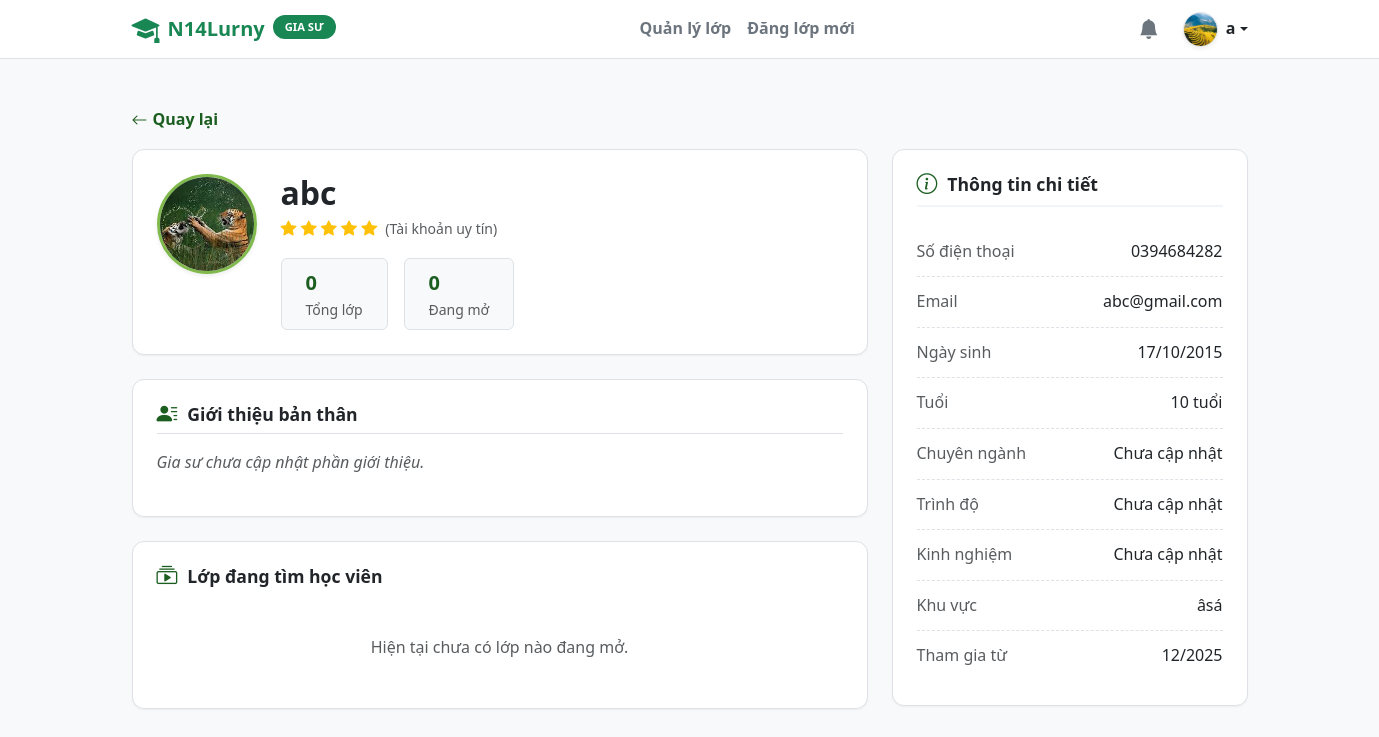
Page /N14Lurny/tutor/view_detail.php?id=7 (signed in) on the committed database.
### tables this page shows
CREATE TABLE `users` (
  `id` int(11) NOT NULL,
  `full_name` varchar(100) NOT NULL,
  `email` varchar(100) NOT NULL,
  `password` varchar(255) NOT NULL,
  `role` enum('admin','tutor','student') NOT NULL DEFAULT 'student',
  `avatar` varchar(255) DEFAULT NULL,
  `dob` date DEFAULT NULL,
  `gender` enum('Nam','Nữ','Khác') DEFAULT 'Nam',
  `phone` varchar(20) DEFAULT NULL,
  `bio` text DEFAULT NULL COMMENT 'Giới thiệu bản thân',
  `major` varchar(100) DEFAULT NULL COMMENT 'Chuyên ngành',
  `degree` varchar(100) DEFAULT NULL COMMENT 'Bằng cấp/Trình độ',
  `experience` varchar(100) DEFAULT NULL COMMENT 'Kinh nghiệm',
  `address` varchar(255) DEFAULT NULL COMMENT 'Địa chỉ/Khu vực',
  `school` varchar(255) DEFAULT NULL,
  `grade` varchar(50) DEFAULT NULL,
  `created_at` timestamp NOT NULL DEFAULT current_timestamp(),
  `warnings_count` int(11) DEFAULT 0 COMMENT 'Số lần bị cảnh cáo',
  `is_banned` tinyint(1) DEFAULT 0 COMMENT '1: Bị cấm dạy, 0: Bình thường'
);

### N14Lurny/includes/header_tutor.php (the view, shortened to what this page needs)
<?php
$base_url = '/N14Lurny';
$current_page = basename($_SERVER['PHP_SELF']);
$user_avatar = '';
$fullname = $_SESSION['fullname'] ?? 'Gia sư';
$firstLetter = mb_substr($fullname, 0, 1, 'UTF-8');
if (isset($_SESSION['user_id'])) {
    require_once dirname(__FILE__) . '/../config/db.php';
    $uid = $_SESSION['user_id'];
    $u_res = $conn->query("SELECT avatar, email FROM users WHERE id=$uid");
    if($u_res && $u_row = $u_res->fetch_assoc()) {
        $user_avatar = $u_row['avatar'];
    }
}
?>
<nav class="navbar navbar-expand-lg bg-white border-bottom py-2 fixed-top-nav" style="position: relative; z-index: 1050;">
  <div class="container">
    <a class="navbar-brand fw-bold text-success d-flex align-items-center" href="<?= $base_url ?>/tutor/class_management.php">
        <i class="bi bi-mortarboard-fill me-2 fs-3"></i> N14Lurny <span class="badge bg-success ms-2" style="font-size: 0.7rem;">GIA SƯ</span>
    </a>
    <div class="collapse navbar-collapse" id="navbarContent">
        <ul class="navbar-nav mx-auto mb-2 mb-lg-0">
            <li class="nav-item">
                <a class="nav-link <?= ($current_page == 'class_management.php') ? 'active' : '' ?>" href="<?= $base_url ?>/tutor/class_management.php">Quản lý lớp</a>
            </li>
            <li class="nav-item">
                <a class="nav-link <?= ($current_page == 'new_class.php') ? 'active' : '' ?>" href="<?= $base_url ?>/tutor/new_class.php">Đăng lớp mới</a>
            </li>
        </ul>
      <div class="d-flex align-items-center">
        <?php if (isset($_SESSION['user_id'])): ?>
            <div class="dropdown me-4">
                <a href="#" class="text-secondary position-relative text-decoration-none" id="notifDropdown" data-bs-toggle="dropdown" aria-expanded="false">
                    <i class="bi bi-bell-fill fs-5"></i>
                </a>
            </div>
            <div class="dropdown">
                <a href="#" class="d-flex align-items-center text-decoration-none dropdown-toggle text-dark" id="tutorDropdown" data-bs-toggle="dropdown" aria-expanded="false">
                    <?php if (!empty($user_avatar) && file_exists(dirname(__FILE__) . '/../assets/uploads/avatars/' . $user_avatar)): ?>
                        <img src="<?= $base_url ?>/assets/uploads/avatars/<?= $user_avatar ?>" class="rounded-circle me-2 object-fit-cover shadow-sm border" style="width: 35px; height: 35px;">
                    <?php else: ?>
                        <div class="rounded-circle bg-success text-white d-flex align-items-center justify-content-center me-2 fw-bold" style="width: 35px; height: 35px;">
                            <?= $firstLetter ?>
                        </div>
                    <?php endif; ?>
                    <span class="fw-bold d-none d-sm-block"><?= htmlspecialchars($fullname); ?></span>
                </a>
            </div>
        <?php else: ?>
            <a href="<?= $base_url ?>/auth/login_register.php" class="btn btn-outline-success me-2 fw-semibold">Đăng nhập</a>
            <a href="<?= $base_url ?>/auth/login_register.php" class="btn btn-success fw-semibold">Đăng ký</a>
        <?php endif; ?>
      </div>
    </div>
  </div>
</nav>

### N14Lurny/tutor/view_detail.php (shortened to what this page needs)
<?php
include '../includes/header_tutor.php';
require_once '../config/db.php';
$tutor_id = 0;
if (isset($_GET['id']) && is_numeric($_GET['id'])) {
    $tutor_id = intval($_GET['id']);
} elseif (isset($_SESSION['user_id'])) {
    $tutor_id = $_SESSION['user_id'];
} else {
    echo "<script>alert('Không tìm thấy thông tin!'); window.history.back();</script>"; exit();
}
$sql_user = "SELECT * FROM users WHERE id = ?";
$stmt = $conn->prepare($sql_user);
$stmt->bind_param("i", $tutor_id);
$stmt->execute();
$user_res = $stmt->get_result();
$tutor = $user_res->fetch_assoc();
$avatar_path = "../assets/uploads/avatars/" . ($tutor['avatar'] ?? '');
$has_avatar = !empty($tutor['avatar']) && file_exists($avatar_path);
$initials = mb_strtoupper(mb_substr($tutor['full_name'], 0, 1, "UTF-8"));
if (!empty($tutor['dob']) && $tutor['dob'] != '0000-00-00') {
    $dob_date = new DateTime($tutor['dob']);
    $now = new DateTime();
    $age = $now->diff($dob_date)->y;
    $age_display = $age . ' tuổi';
    $dob_display = date('d/m/Y', strtotime($tutor['dob']));
} else {
    $age_display = 'Chưa cập nhật'; $dob_display = 'Chưa cập nhật';
}
$count_all = $conn->query("SELECT COUNT(*) as total FROM classes WHERE tutor_id = $tutor_id")->fetch_assoc()['total'];
$count_active = $conn->query("SELECT COUNT(*) as total FROM classes WHERE tutor_id = $tutor_id AND status = 'active'")->fetch_assoc()['total'];
$sql_classes = "SELECT * FROM classes WHERE tutor_id = ? AND status = 'active' ORDER BY created_at DESC LIMIT 4";
$stmt_classes = $conn->prepare($sql_classes);
$stmt_classes->bind_param("i", $tutor_id);
$stmt_classes->execute();
$res_classes = $stmt_classes->get_result();
?>
<!DOCTYPE html>
<html lang="vi">
<head>
  <link href="https://cdn.jsdelivr.net/npm/bootstrap@5.3.2/dist/css/bootstrap.min.css" rel="stylesheet">
  <link href="https://cdn.jsdelivr.net/npm/bootstrap-icons@1.11.1/font/bootstrap-icons.css" rel="stylesheet">
  <link rel="stylesheet" href="../assets/css/tutor.css">
</head>
<body class="bg-light">
<div class="container py-5">
  <a href="javascript:history.back()" class="back-link mb-3">
      <i class="bi bi-arrow-left"></i> Quay lại
  </a>
  <div class="row g-4">
    <div class="col-lg-8">
      <div class="card card-detail mb-4">
        <div class="d-flex flex-column flex-md-row gap-4 align-items-center align-items-md-start text-center text-md-start">
            <?php if($has_avatar): ?>
                <img src="<?= $avatar_path ?>" class="rounded-circle object-fit-cover shadow-sm" style="width: 100px; height: 100px; border: 3px solid #80BA4C;">
            <?php else: ?>
                <div class="avatar-circle" style="width: 100px; height: 100px; font-size: 40px; margin: 0;"><?= $initials ?></div>
            <?php endif; ?>
            <div class="flex-grow-1">
                <h2 class="fw-bold mb-1 text-dark"><?= htmlspecialchars($tutor['full_name']) ?></h2>
                <div class="text-warning mb-3"><i class="bi bi-star-fill"></i> <i class="bi bi-star-fill"></i> <i class="bi bi-star-fill"></i> <i class="bi bi-star-fill"></i> <i class="bi bi-star-fill"></i> <span class="text-muted small ms-1">(Tài khoản uy tín)</span></div>
                <div class="d-flex gap-3 justify-content-center justify-content-md-start">
                    <div class="bg-light px-4 py-2 rounded border"><strong class="d-block text-brand fs-5"><?= $count_all ?></strong> <small class="text-muted">Tổng lớp</small></div>
                    <div class="bg-light px-4 py-2 rounded border"><strong class="d-block text-brand fs-5"><?= $count_active ?></strong> <small class="text-muted">Đang mở</small></div>
                </div>
            </div>
        </div>
      </div>
      <div class="card card-detail mb-4">
         <div class="d-flex justify-content-between align-items-center mb-3 border-bottom pb-2">
             <h5 class="section-title mb-0 border-0 p-0"><i class="bi bi-person-lines-fill"></i> Giới thiệu bản thân</h5>
         </div>
         <div class="text-dark" style="line-height: 1.6;">
             <?php if (!empty($tutor['bio'])): ?>
                 <?= nl2br(htmlspecialchars($tutor['bio'])) ?>
             <?php else: ?>
                 <p class="text-muted fst-italic">Gia sư chưa cập nhật phần giới thiệu.</p>
             <?php endif; ?>
         </div>
      </div>
      <div class="card card-detail">
        <div class="d-flex justify-content-between align-items-center mb-4">
          <h5 class="section-title mb-0 border-0 p-0"><i class="bi bi-collection-play"></i> Lớp đang tìm học viên</h5>
        </div>
        <?php if ($res_classes->num_rows > 0): ?>
        <div class="row g-3">
            <?php while($class = $res_classes->fetch_assoc()): ?>
            <div class="col-md-6">
                <div class="border rounded p-3 h-100 bg-white hover-shadow transition-all position-relative">
                    <div class="mb-2">
                         <span class="badge green"><?= htmlspecialchars($class['subject']) ?></span>
                         <span class="badge gray small"><?= htmlspecialchars($class['method']) ?></span>
                    </div>
                    <h6 class="fw-bold text-dark mb-2">
                        <a href="see_details.php?id=<?= $class['id'] ?>" class="text-decoration-none text-dark stretched-link">
                            <?= htmlspecialchars($class['title']) ?>
                        </a>
                    </h6>
                    <div class="text-primary fw-bold mb-2"><?= htmlspecialchars($class['price']) ?></div>
                    <ul class="list-unstyled small text-muted mb-3">
                        <li class="mb-1"><i class="bi bi-mortarboard me-2"></i> <?= htmlspecialchars($class['grade']) ?></li>
                        <li><i class="bi bi-geo-alt me-2"></i> <?= htmlspecialchars($class['location']) ?></li>
                    </ul>
                </div>
            </div>
            <?php endwhile; ?>
        </div>
        <?php else: ?>
            <div class="text-center text-muted py-4">Hiện tại chưa có lớp nào đang mở.</div>
        <?php endif; ?>
      </div>
    </div>
    <div class="col-lg-4">
      <div class="card card-detail">
        <h5 class="section-title"><i class="bi bi-info-circle"></i> Thông tin chi tiết</h5>
        <ul class="list-unstyled m-0">
            <li class="info-list-item"><span class="text-muted">Số điện thoại</span><span class="fw-medium text-end ps-2 text-dark"><?= htmlspecialchars($tutor['phone'] ?? 'Chưa cập nhật') ?></span></li>
            <li class="info-list-item"><span class="text-muted">Email</span><span class="fw-medium text-end ps-2 text-dark"><?= htmlspecialchars($tutor['email']) ?></span></li>
            <li class="info-list-item"><span class="text-muted">Ngày sinh</span><span class="fw-medium text-end ps-2 text-dark"><?= $dob_display ?></span></li>
            <li class="info-list-item"><span class="text-muted">Tuổi</span><span class="fw-medium text-end ps-2 text-dark"><?= $age_display ?></span></li>
            <li class="info-list-item"><span class="text-muted">Chuyên ngành</span><span class="fw-medium text-end ps-2"><?= htmlspecialchars($tutor['major'] ?? 'Chưa cập nhật') ?></span></li>
            <li class="info-list-item"><span class="text-muted">Trình độ</span><span class="fw-medium text-end ps-2"><?= htmlspecialchars($tutor['degree'] ?? 'Chưa cập nhật') ?></span></li>
            <li class="info-list-item"><span class="text-muted">Kinh nghiệm</span><span class="fw-medium text-end ps-2"><?= htmlspecialchars($tutor['experience'] ?? 'Chưa cập nhật') ?></span></li>
            <li class="info-list-item"><span class="text-muted">Khu vực</span><span class="fw-medium text-end ps-2"><?= htmlspecialchars($tutor['address'] ?? 'Chưa cập nhật') ?></span></li>
            <li class="info-list-item border-0"><span class="text-muted">Tham gia từ</span><span class="fw-medium"><?= date('m/Y', strtotime($tutor['created_at'])) ?></span></li>
        </ul>
      </div>
    </div>
  </div>
</div>
</body>
</html>

### N14Lurny/assets/css/tutor.css (style rules this page uses)
:root { --brand-color: #1b5e20; --brand-dark: #144518; --primary-color: #1b5e20; --primary-dark: #144518; --text-dark: #212529; --text-gray: #6c757d; --bg-body: #f8f9fa; --bg-light: #ffffff; --danger: #dc3545; --warning: #ffc107; --success: #198754; --border-color: #dee2e6; --radius: 12px; --shadow-sm: 0 1px 2px 0 rgba(0, 0, 0, 0.05); --shadow-md: 0 4px 6px -1px rgba(0, 0, 0, 0.1); }
body { font-family: 'Segoe UI', Roboto, Helvetica, Arial, sans-serif; background-color: var(--bg-body); color: var(--text-dark); line-height: 1.6; }
a { text-decoration: none; color: inherit; transition: 0.2s; }
ul { list-style: none; padding: 0; margin: 0; }
.card, .form-card { background: #fff; border-radius: var(--radius); border: 1px solid var(--border-color); box-shadow: var(--shadow-sm); margin-bottom: 20px; overflow: hidden; }
.card-detail { border: none; box-shadow: var(--shadow-sm); border-radius: var(--radius); background: white; padding: 1.5rem; margin-bottom: 1.5rem; border: 1px solid var(--border-color); }
.section-title { font-size: 1.1rem; font-weight: 700; color: var(--text-dark); margin-bottom: 20px; padding-bottom: 10px; border-bottom: 2px solid #f1f5f9; display: flex; align-items: center; gap: 10px; }
.section-title i { color: var(--brand-color); font-size: 1.3rem; }
.badge { padding: 6px 12px; border-radius: 50px; font-size: 0.75rem; font-weight: 600; display: inline-block; margin-right: 4px; margin-bottom: 4px; }
.back-link { color: var(--brand-color); font-weight: 600; display: inline-flex; align-items: center; gap: 5px; }
.text-brand { color: var(--brand-color) !important; }
.info-list-item { display: flex; justify-content: space-between; align-items: center; padding: 12px 0; border-bottom: 1px dashed var(--border-color); }
.info-list-item:last-child { border-bottom: none; }
.navbar-nav .nav-link { position: relative; font-weight: 600; color: var(--text-gray); transition: color 0.3s ease; }
.navbar-nav .nav-link::after { content: ''; position: absolute; width: 0; height: 3px; bottom: 0; left: 50%; background-color: var(--brand-color); transition: all 0.3s ease; transform: translateX(-50%); border-radius: 2px; }

### rows in the picture
users: avatar (picture)
users: avatar (picture), full_name "abc", phone "0394684282", email "abc@gmail.com", dob "17/10/2015", dob "10 tuổi", major "Chưa cập nhật", degree "Chưa cập nhật", experience "Chưa cập nhật", address "âsá", created_at "12/2025"

### other values in the picture
$fullname "a"
$count_all "0"
$count_active "0"
